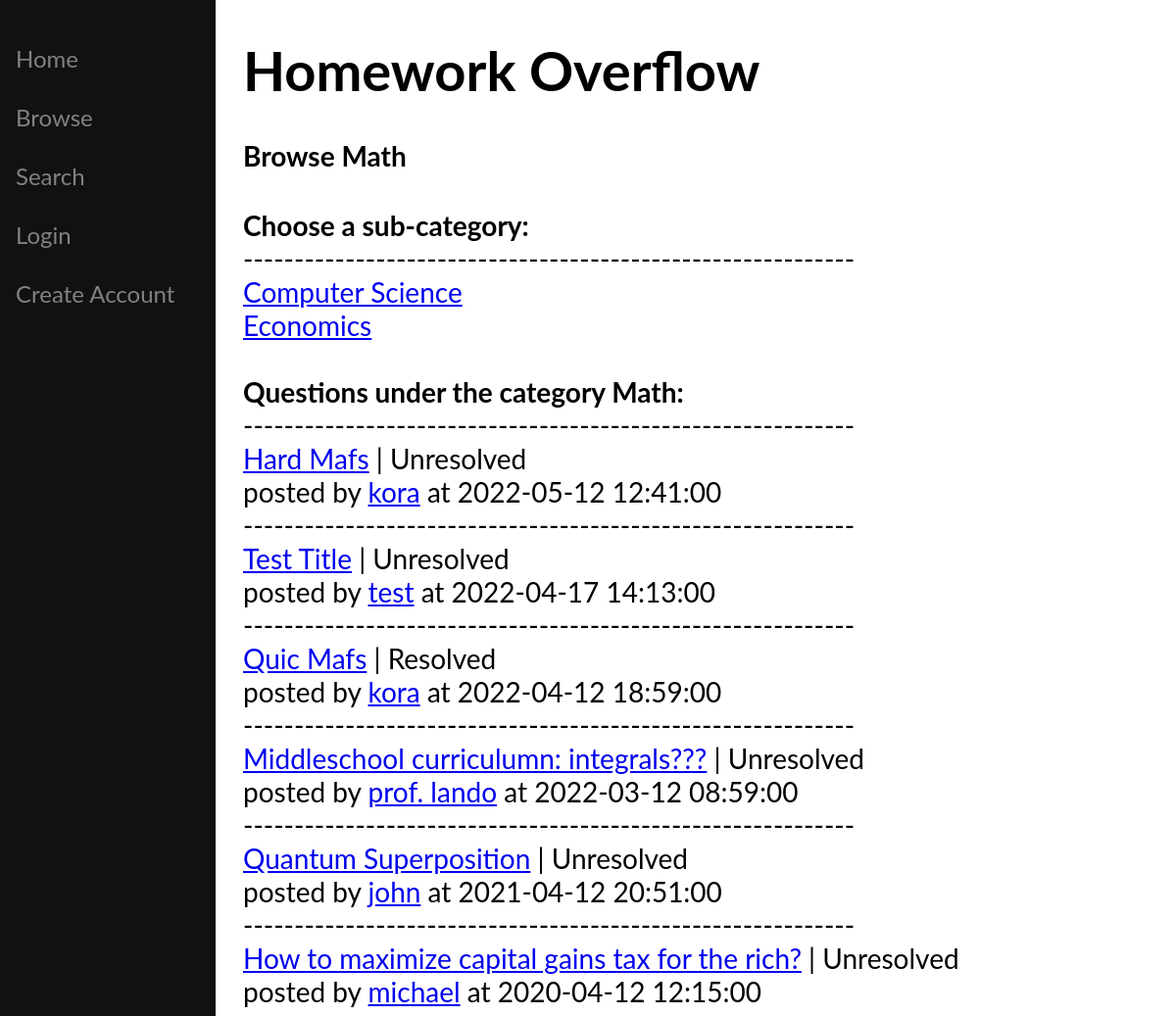
The page /browse.php?cat=Math on the database its author committed.
### tables this page shows
Create table Topics(
                       cat varchar(64) not null,
                       subcat varchar(64) not null,

                       primary key (cat, subcat)
);

Create table Questions(
                          qid varchar(4) primary key,
                          title text not null,
                          body text not null,
                          resolved integer,
                          t datetime,   
                          username varchar(24),

                          constraint chk_resolved check (resolved IN(0, 1)),

                          foreign key (username) references Users(username)
);

### browse.php (the view, shortened to what this page needs)
<!DOCTYPE html>
<?php
    $conn = sql_connect();
    $cat = $_GET["cat"];
    $categories = array();
    $sql = "SELECT DISTINCT cat FROM Topics WHERE cat=subcat";
    $result = $conn->query($sql);
    while($row=$result->fetch_assoc()){
        array_push($categories, $row["cat"]);
    }
?>
<html>
<head>
</head>
<div class="sidenav">
    <?php
    echo "<br><a href=index.php>Home</a><br>";
    echo "<a href='browse.php?cat='>Browse</a><br>";
    echo "<a href='search.php?keywords='>Search</a><br>";
    if($_SESSION["user"] == ""){
        echo "<a href='login.php'>Login</a><br>";
        echo "<a href='register.php'>Create Account</a>";
    } else {
        echo "<a href='post.php'>Post a Question</a><br>";
        echo "<a href='profile.php?u=". $_SESSION["user"] ."'>View Profile</a><br>";
        echo "<a href='logout.php'>Logout</a><br>";
    }
    ?>
</div>
<div class="main">
    <h1>Homework Overflow</h1>
    <h4>Browse
        <?php
            if($cat == ""){
                echo " by Category";
            } else {
                echo $cat;
            }
        ?>
    </h4>
    <?php
        if($cat == ""){
            echo "<b>Choose a category: </b><br>";
            foreach($categories as $val){
                echo "<a href='browse.php?cat={$val}'>$val</a><br>";
            }
        }
        else {
            if(in_array($cat, $categories)){
                echo "<b>Choose a sub-category:</b><br>";
                echo "------------------------------------------------------------<br>";
                $sql = "SELECT subcat FROM Topics WHERE cat='{$cat}' AND subcat!='{$cat}'";
                $result = $conn->query($sql);
                while($row=$result->fetch_assoc()){
                    echo "<a href='browse.php?cat={$row["subcat"]}'>{$row["subcat"]}</a><br>";
                }
                $sql = "select *
                    from questions join (
                        select qid
                        from topics right join categories on topics.subcat = categories.cat
                        where topics.cat='{$cat}'
                        order by qid) as c using(qid)
                        ORDER BY t DESC";
                $result = $conn->query($sql);
                if($result->num_rows > 0){
                    echo "<br><b>Questions under the category " . $cat . ":</b><br>";
                    while($row=$result->fetch_assoc()){
                        if($row["resolved"] == 1){
                        echo "------------------------------------------------------------<br>" .
                            "<a href='question.php?qid={$row["qid"]}&title={$row["title"]}'>{$row["title"]}</a> | Resolved" .
                            "<br>posted by <a href='profile.php?u={$row["username"]}'>{$row["username"]}</a> at {$row["t"]}<br>";
                        } else {
                            echo "------------------------------------------------------------<br>" .
                                "<a href='question.php?qid={$row["qid"]}&title={$row["title"]}'>{$row["title"]}</a> | Unresolved" .
                                "<br>posted by <a href='profile.php?u={$row["username"]}'>{$row["username"]}</a> at {$row["t"]}<br>";
                        }
                    }
                }
            }
        }
    ?>
</div>
</html>

### browse.php (style rules this page uses)
.sidenav { height: 100%; width: 220px; position: fixed; z-index: 1; top: 0; left: 0; background-color: #111; overflow-x: hidden; padding-top: 20px; }
.sidenav a { padding: 6px 8px 6px 16px; text-decoration: none; font-size: 24px; color: #818181; display: block; }
.main { margin-left: 230px; font-size: 28px; padding: 0px 10px; }

### rows shown on the page
topics: subcat "Computer Science"
topics: subcat "Economics"
questions: title "Hard Mafs", username "kora", t "2022-05-12 12:41:00"
questions: title "Test Title", username "test", t "2022-04-17 14:13:00"
questions: title "Quic Mafs", username "kora", t "2022-04-12 18:59:00"
questions: title "Middleschool curriculumn: integrals???", username "prof. lando", t "2022-03-12 08:59:00"
questions: title "Quantum Superposition", username "john", t "2021-04-12 20:51:00"
questions: title "How to maximize capital gains tax for the rich?", username "michael", t "2020-04-12 12:15:00"

### other values the page prints
$cat "Math"
